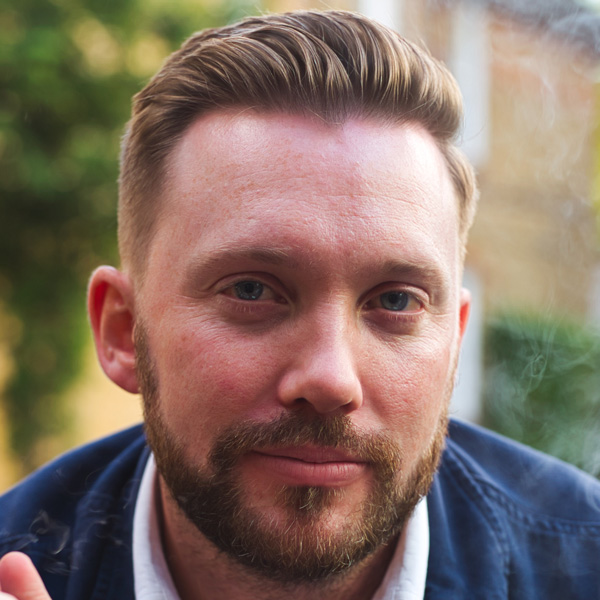
#> input picture dataset_faces/1 (6302).jpg, 600 x 600 px; its folder holds only this picture in this run
$ python prepare_dataset.py
#> lines starting #> are read from the running program, lines starting #| are printed output that depends on the picture
from PIL import Image, ImageEnhance
import os


def grey_scale_and_size(path):
#> called with path = 'dataset_faces'
    ind = 0

    for _file in os.listdir(path):
        if _file.endswith('.jpg'):
            img = Image.open((os.path.join(path, _file))).convert('L')
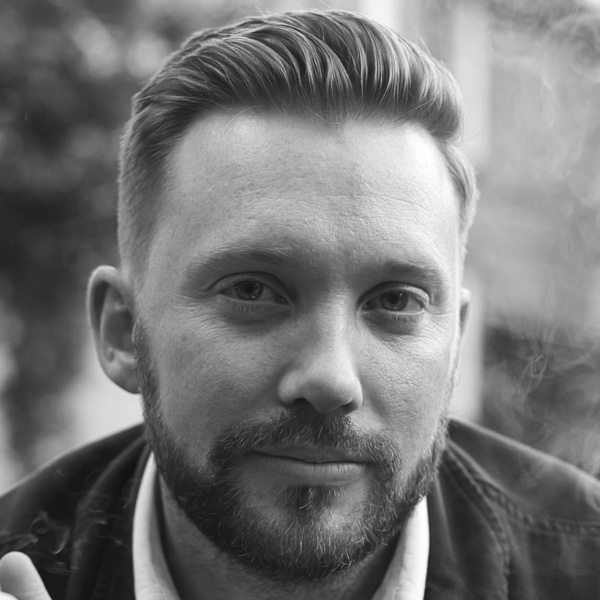
#> img: PIL image 600x600 L; min 17, max 255, mean 117.1
            img = img.resize((600, 600), Image.Resampling.LANCZOS)
            img = ImageEnhance.Contrast(img).enhance(2)
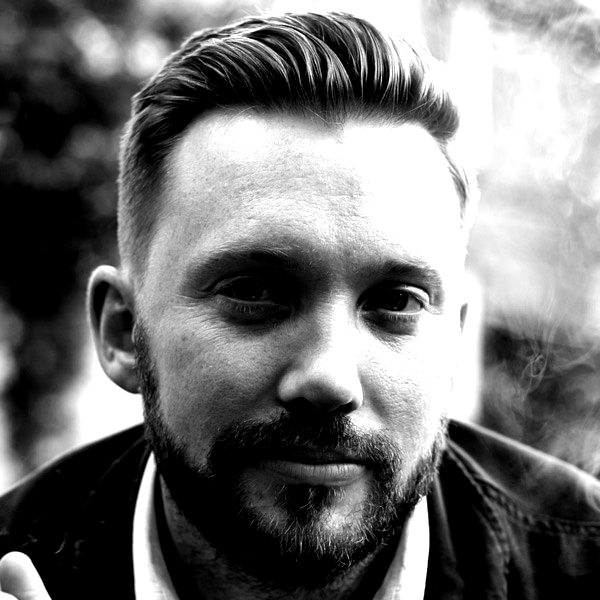
#> img: PIL image 600x600 L; min 0, max 255, mean 116
            img.save(path + '/output/' + ind.__str__() + '.jpg')
            img.close()
            ind += 1


grey_scale_and_size('dataset_faces')

$ run again, on dataset_faces/1 (6351).jpg
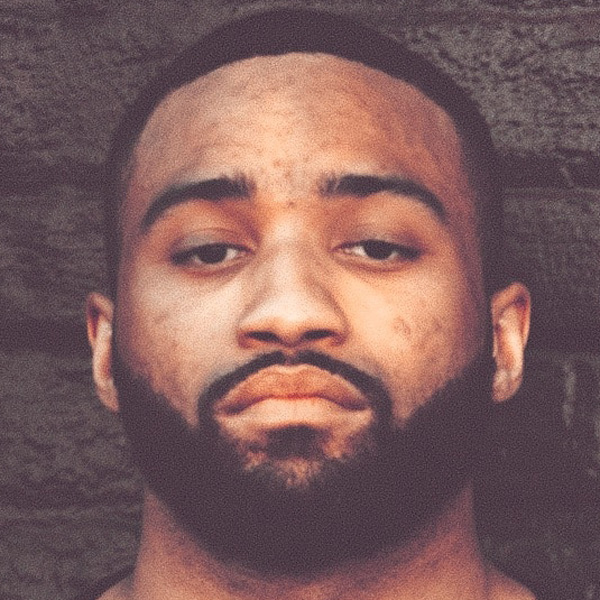
#> input picture dataset_faces/1 (6351).jpg, 600 x 600 px
#> in grey_scale_and_size, `img = Image.open((os.path.join(path, _file))).convert('L')`:
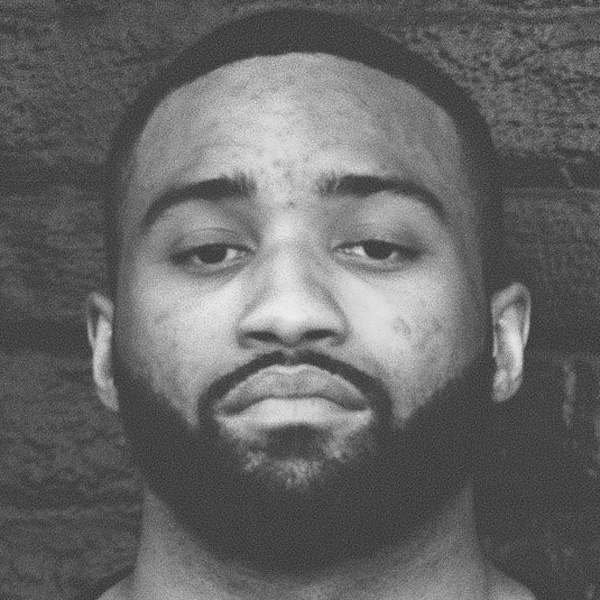
#> img: PIL image 600x600 L; min 34, max 238, mean 102.6
#> in grey_scale_and_size, `img = ImageEnhance.Contrast(img).enhance(2)`:
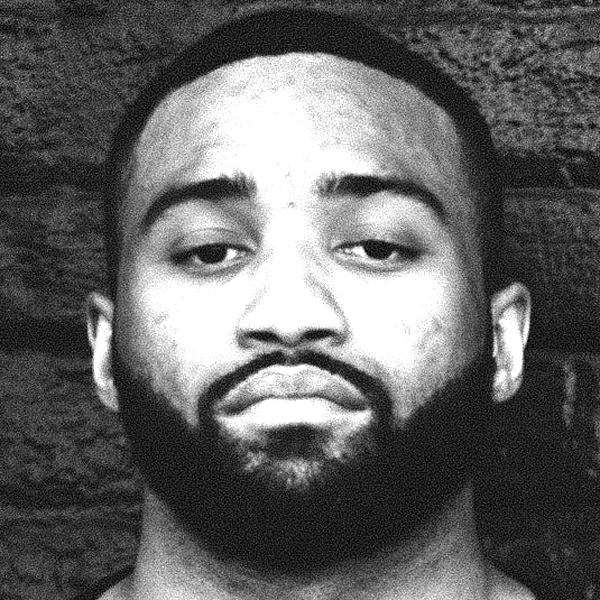
#> img: PIL image 600x600 L; min 0, max 255, mean 98.4

$ run again, on dataset_faces/1 (6369).jpg
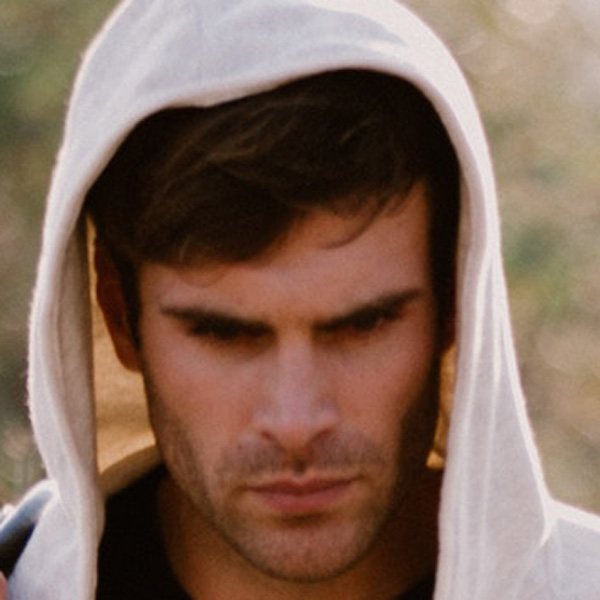
#> input picture dataset_faces/1 (6369).jpg, 600 x 600 px
#> in grey_scale_and_size, `img = Image.open((os.path.join(path, _file))).convert('L')`:
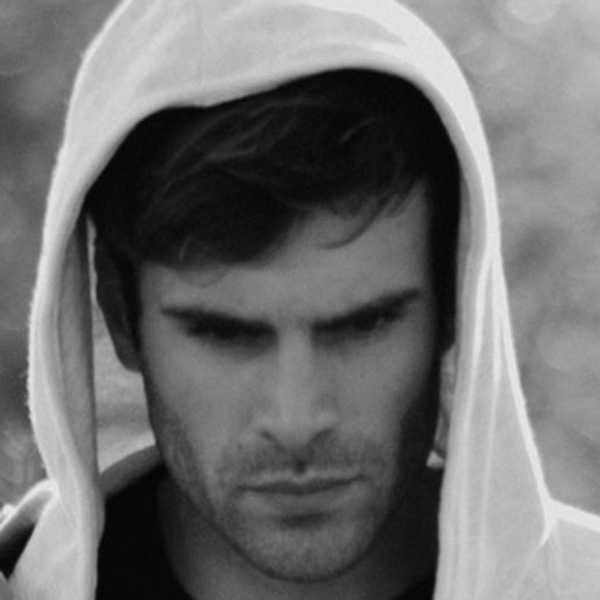
#> img: PIL image 600x600 L; min 2, max 234, mean 111.3
#> in grey_scale_and_size, `img = ImageEnhance.Contrast(img).enhance(2)`:
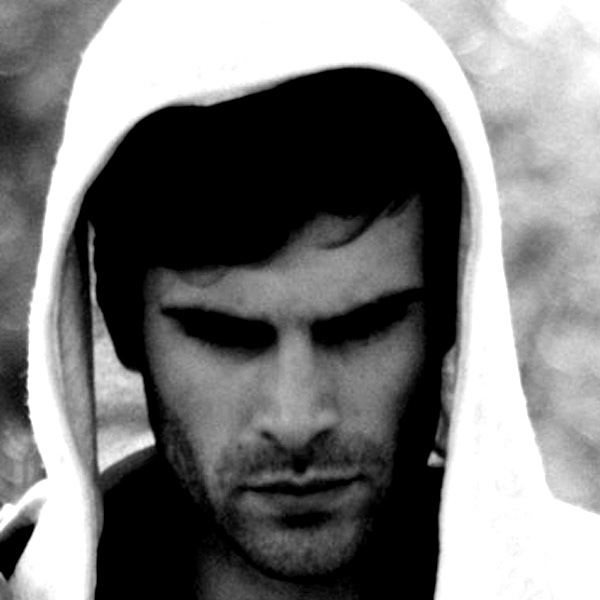
#> img: PIL image 600x600 L; min 0, max 255, mean 121.5

$ run again, on dataset_faces/1 (6377).jpg
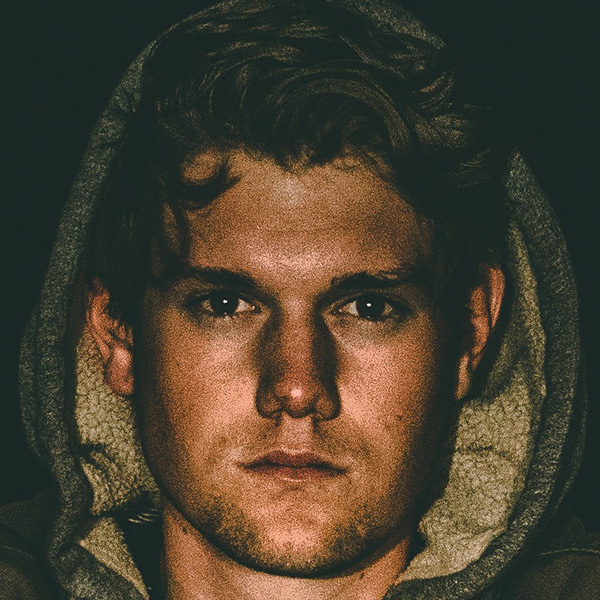
#> input picture dataset_faces/1 (6377).jpg, 600 x 600 px
#> in grey_scale_and_size, `img = Image.open((os.path.join(path, _file))).convert('L')`:
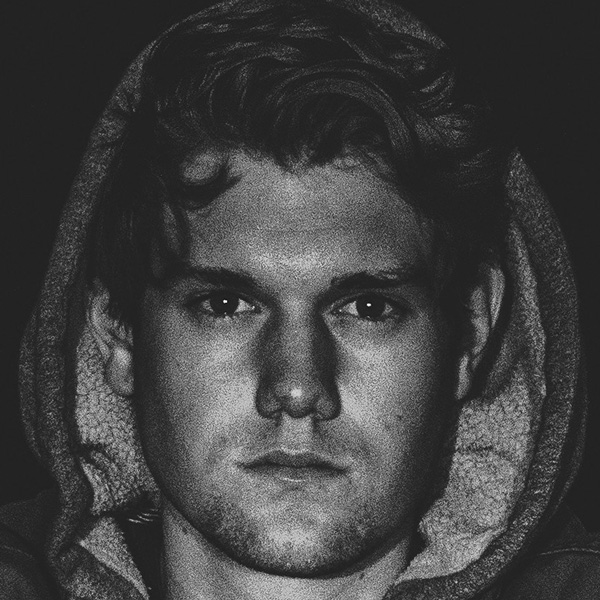
#> img: PIL image 600x600 L; min 10, max 254, mean 64.4
#> in grey_scale_and_size, `img = ImageEnhance.Contrast(img).enhance(2)`:
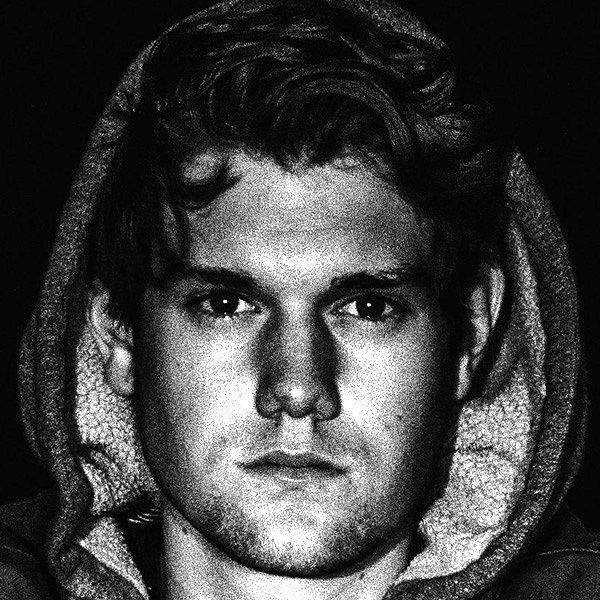
#> img: PIL image 600x600 L; min 0, max 255, mean 63.9

$ run again, on dataset_faces/1 (6306).jpg
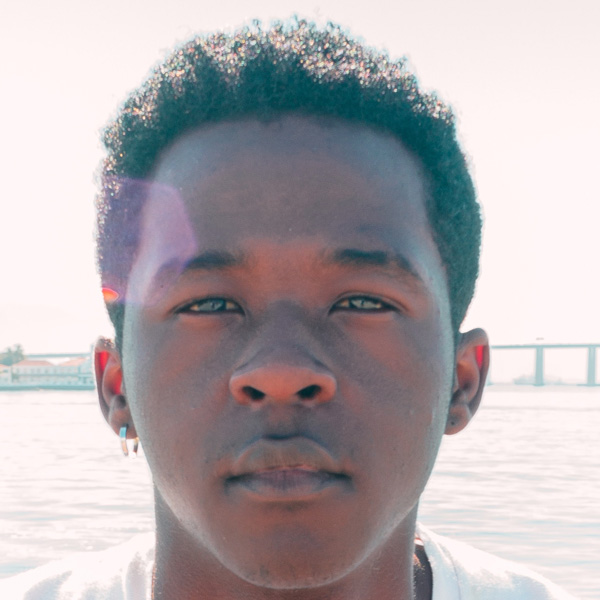
#> input picture dataset_faces/1 (6306).jpg, 600 x 600 px
#> in grey_scale_and_size, `img = Image.open((os.path.join(path, _file))).convert('L')`:
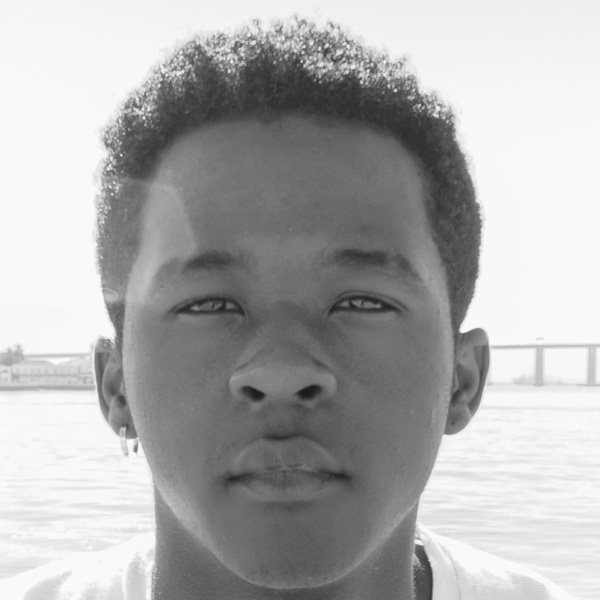
#> img: PIL image 600x600 L; min 26, max 253, mean 174.4
#> in grey_scale_and_size, `img = ImageEnhance.Contrast(img).enhance(2)`:
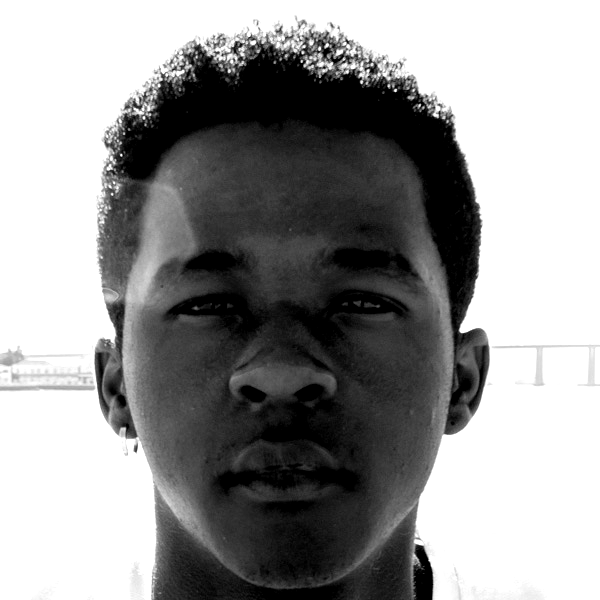
#> img: PIL image 600x600 L; min 0, max 255, mean 150.7
